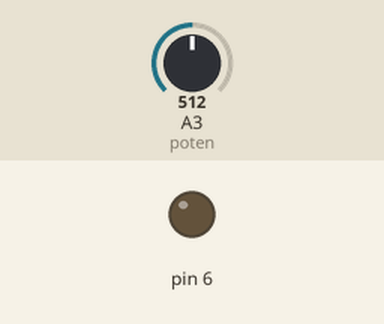
Bench run of a sketch on a simulated Arduino Uno, built with avr-gcc and run on an emulated ATmega328P. Parts: output pins drawn as LEDs (lit = HIGH). The inputs (shaded band) are chosen by the test bench; at power-on: A3 (poten) = 512.

Above: at 1.2 s.
1.3 s: A3 (poten) set to 716
At 2.5 s:
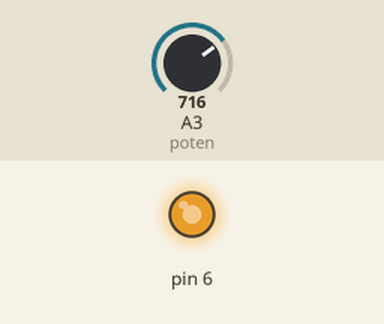
2.8 s: A3 (poten) set to 760
At 3.7 s:
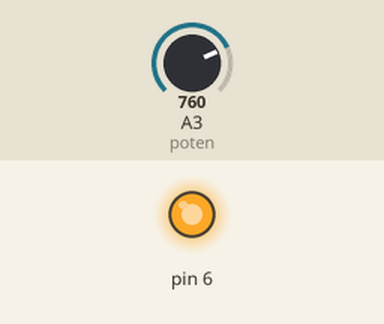
4.3 s: A3 (poten) set to 768
At 4.9 s:
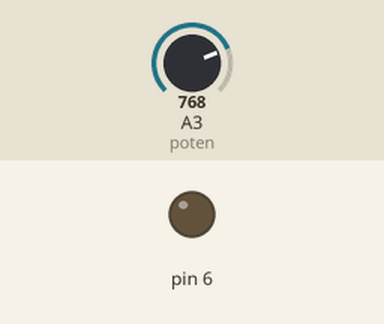
5.8 s: A3 (poten) set to 900
At 7.0 s:
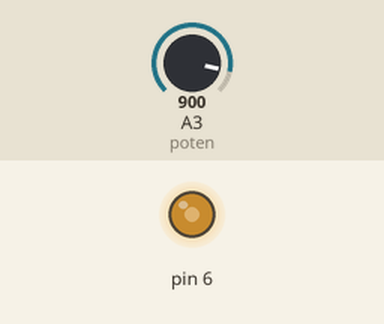
7.3 s: A3 (poten) set to 306
At 8.3 s:
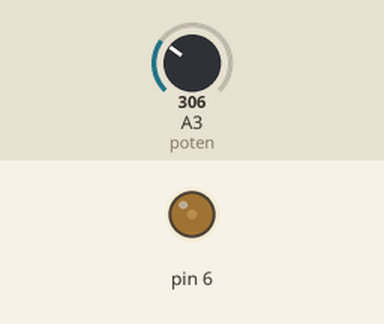
8.8 s: A3 (poten) set to 0
At 9.5 s:
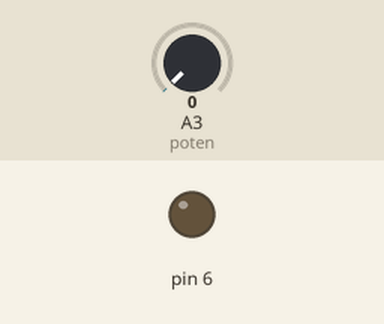
Timing chart, 0 to 11.3 s (numbered marks = the images above; inputs shaded):
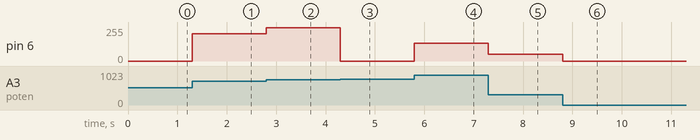

Measured:
- the behaviour switches between 767 and 768 on A3 (poten) (found by bisection; images 2 and 3)
- after the input at 1.3 s, pin 6: 0/255 → 204/255 at once
- after the input at 2.8 s, pin 6: 204/255 → 248/255 at once
- after the input at 4.3 s, pin 6: 248/255 → 0/255 at once
- after the input at 5.8 s, pin 6: 0/255 → 132/255 at once
- after the input at 7.3 s, pin 6: 132/255 → 50/255 at once
- after the input at 8.8 s, pin 6: 50/255 → 0/255 at once

The sketch:

blower.ino
```cpp
const int poten = A3;
      int var;

void setup()
{
  pinMode(6, OUTPUT);
}

void loop()
{
  var = analogRead(poten);
  analogWrite(6,var);

}
```
